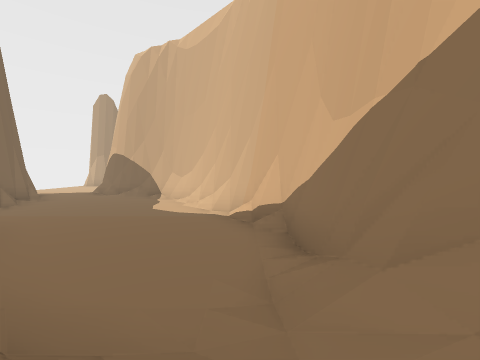
View 1 (above)

14 first-person views from a walk through a Unity game level. The camera is 1.3 m above the floor, tilts 2° down and sees 90° across. The floor is counted in squares, 2 m on a side. Each view is taken from the middle of a square. On the plan, view 1 faces up. The plan holds only what a view shows up to about 9 squares ahead; the rest is blank. The place goes on beyond the plan. The player character is not drawn.

View 2
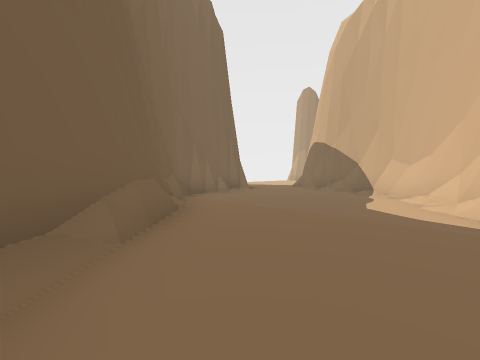

View 3
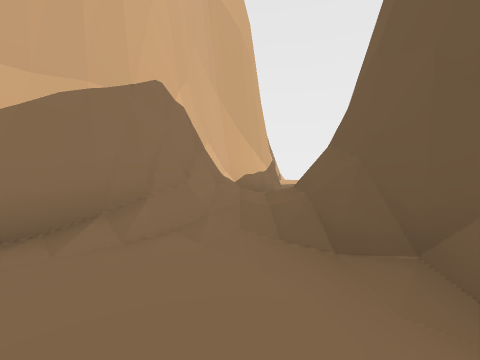

View 4
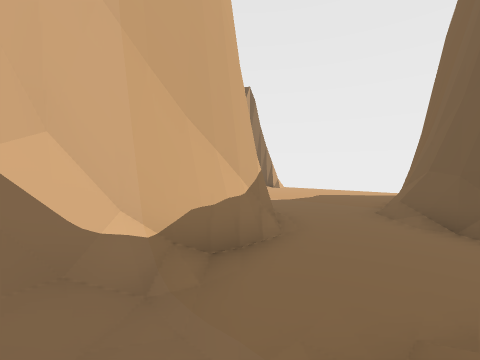

View 5
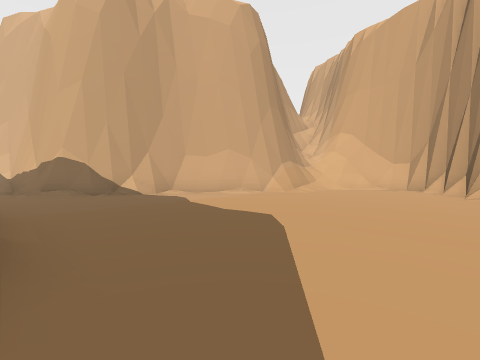

View 6
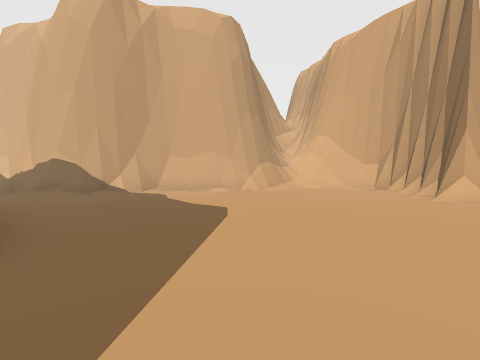

View 7
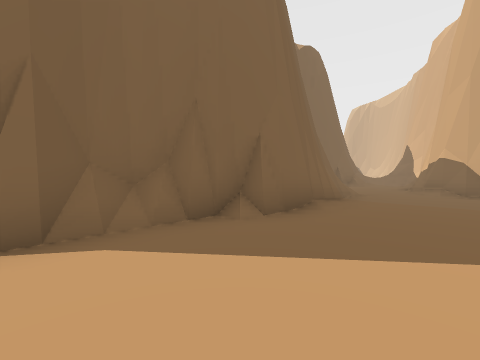

View 8
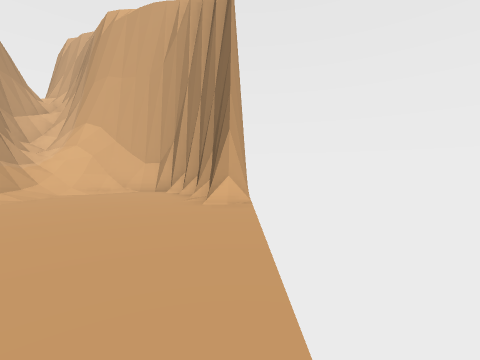

View 9
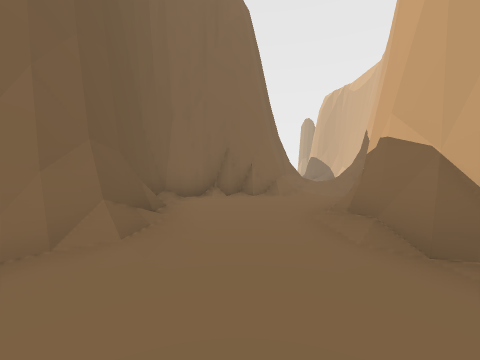

View 10
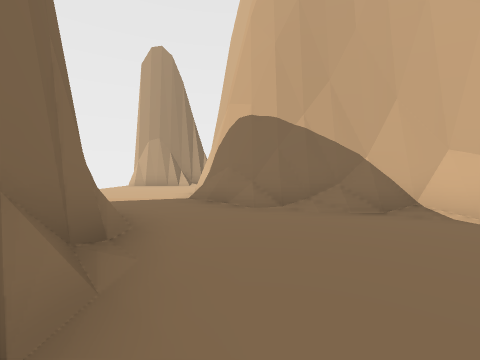

View 11
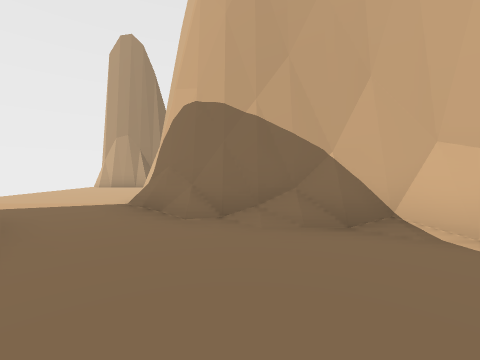

View 12
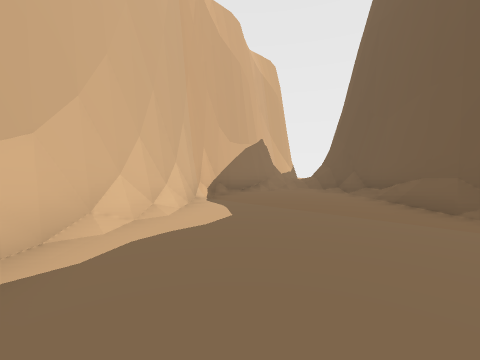

View 13
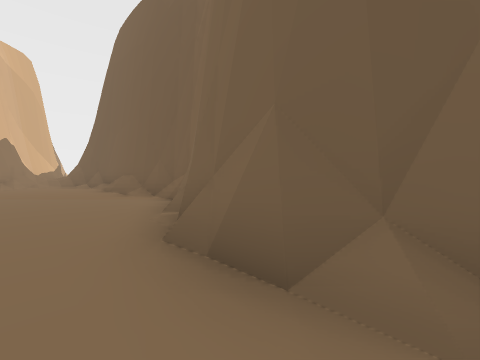

View 14
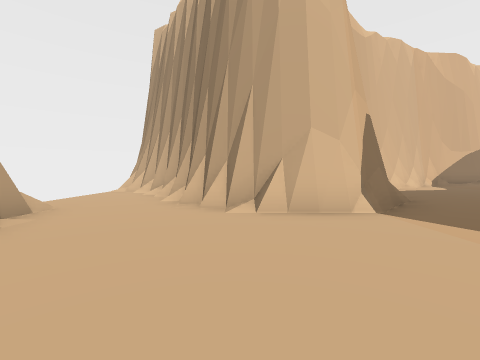

### Floor plan
Key: @ floor where view 1 was taken; # wall or solid block; . main floor; : floor 0.25 m higher than the main floor; / step, stairs or slope.
Columns run from 11 left of view 1 to 12 right of it. Each row starts with its distance up from view 1.
 18     #...:#
 17    /....##
 16 .......##
 15 .....###
 14 ..../#
 13 ....##
 12  ...##
 11   ...###
 10   #....###
  9   ##.....##
  8    #......#
  7    ##.....##
  6     #......#
  5     ##.....##
  4      ##.....#
  3       ##....#
  2        ##...#
  1         ###/##
  0           #@/#
 -1           #//##
 -2           #...#
 -3           /...#
 -4           /...###
 -5           ##....###
 -6            ##.....##
 -7             #......####
 -8             #/......//##
 -9             #/......../#
-10             #..........#
-11             #..........#
-12             #......../##
-13             #.......###

Where each view was taken, in squares from view 1:
view 1: 0 up, 0 right, facing up
view 2: 2 up, 1 left, facing up-left
view 3: 3 up, 2 left, facing down-right
view 4: 0 up, 0 right, facing down-right
view 5: 12 down, 2 right, facing up-right
view 6: 13 down, 2 right, facing up-right
view 7: 13 down, 4 right, facing up-left
view 8: 13 down, 4 right, facing right
view 9: 7 down, 4 right, facing up-left
view 10: 6 up, 6 left, facing up
view 11: 7 up, 5 left, facing up
view 12: 9 up, 5 left, facing down-right
view 13: 11 up, 8 left, facing down
view 14: 14 up, 11 left, facing right
